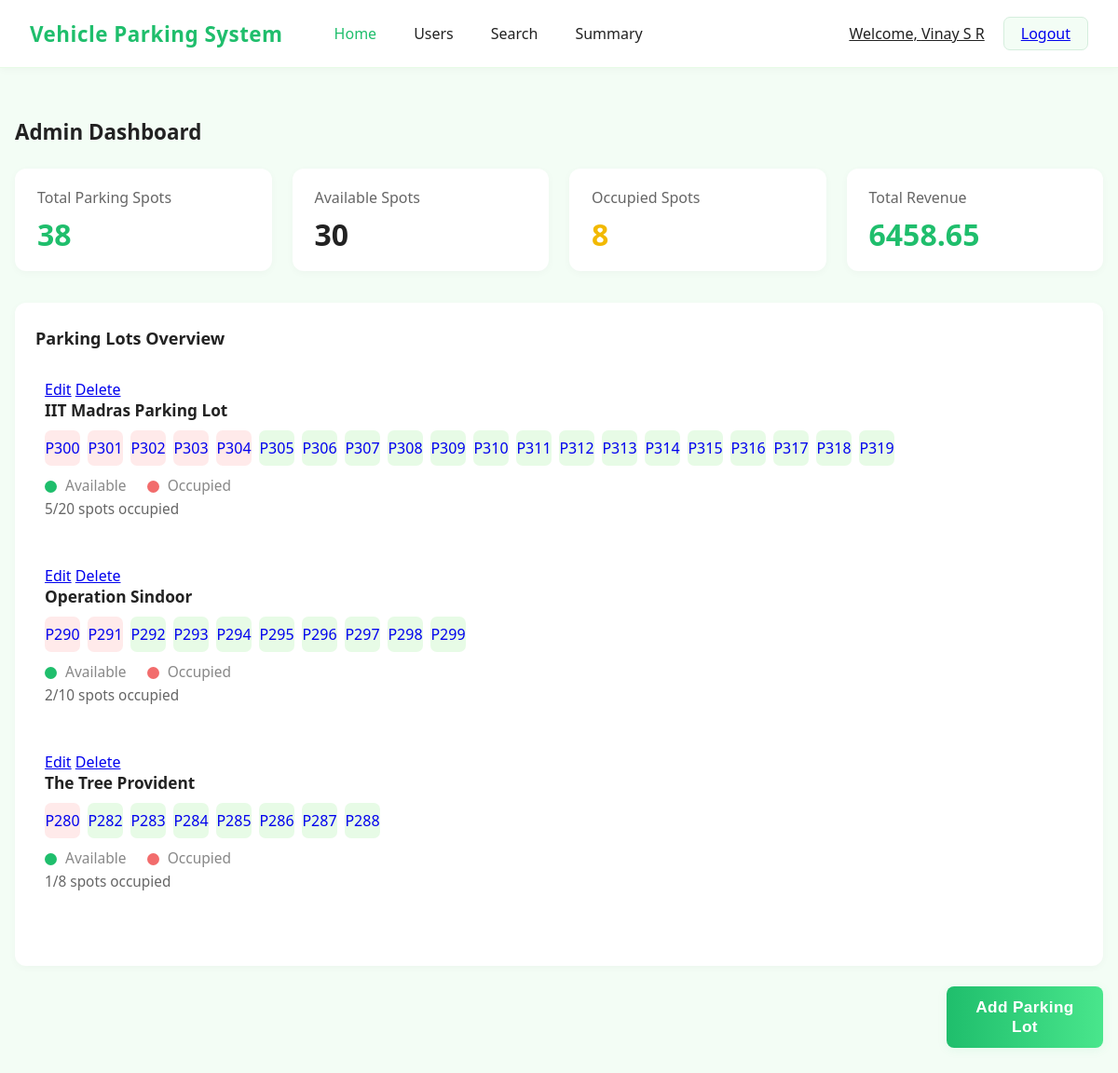
The page /admin_dashboard (signed in) on the database as committed earlier.
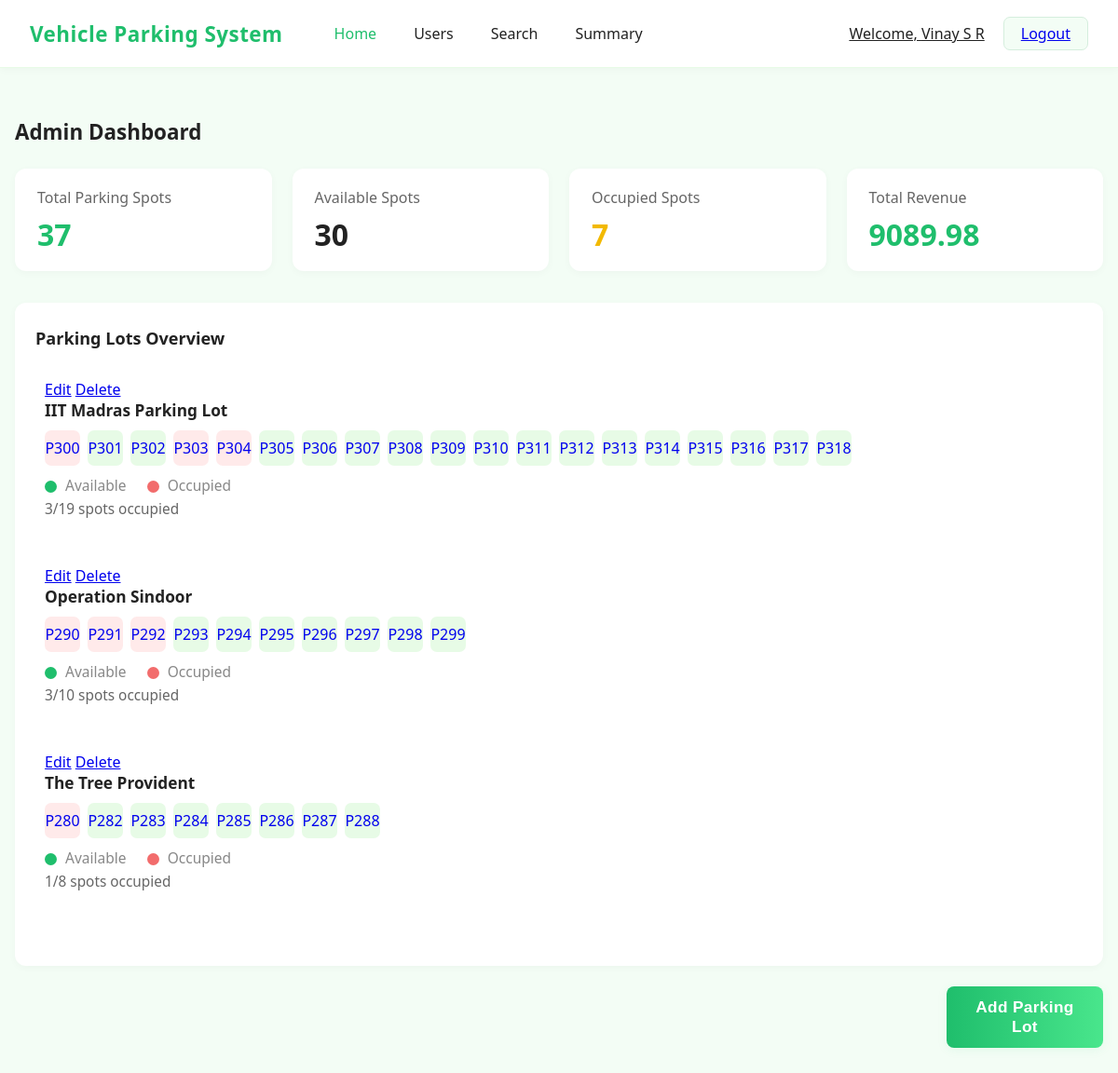
The same page on the database as committed later.
### models/models.py (models this page shows)
class Parking_lot(db.Model):
    __tablename__='parking_lot'
    lot_id=db.Column(db.Integer,primary_key=True,autoincrement=True)
    owner_id = db.Column(db.Integer, db.ForeignKey('user.id', ondelete='CASCADE'))
    lot_name= db.Column(db.Text,nullable=False,unique=True)
    lot_address=db.Column(db.Text,nullable=False)
    lot_spot_count=db.Column(db.Integer,nullable=False)
    lot_price_per_hour=db.Column(db.Integer,nullable=False)
    owner = db.relationship('User', backref=db.backref('parking_lots', passive_deletes=True))
    spots = db.relationship('Parking_spot', backref='lot', cascade="all, delete", passive_deletes=True)
    bookings = db.relationship('Bookings', back_populates='lot', cascade="all, delete", passive_deletes=True)

class Parking_spot(db.Model):
    __tablename__ = 'parking_spot'
    id = db.Column(db.Integer, primary_key=True)
    lot_id = db.Column(db.Integer, db.ForeignKey('parking_lot.lot_id', ondelete="CASCADE"), nullable=False)
    spot_number = db.Column(db.Integer, nullable=False)
    is_available = db.Column(db.String, default="Yes",nullable=False)

### controllers/controllers.py (the view)
@main.route('/admin_dashboard',methods=['GET','POST'])
@login_required
@role_required('admin')
def admin_dashboard():
    if current_user.is_admin == "Yes":
        print("Current user Id",current_user.id)
        parking_lot_list=[lot.lot_name for lot in Parking_lot.query.with_entities(Parking_lot.lot_name).all()]
        print("Parking LOt List", parking_lot_list)
        if parking_lot_list:
            parking_data={}
            for lot_name in parking_lot_list:
                lot_id=Parking_lot.query.filter(Parking_lot.lot_name==lot_name).first().lot_id
                lot_price_per_hour=Parking_lot.query.filter(Parking_lot.lot_name==lot_name).first().lot_price_per_hour
                count = Parking_spot.query.filter(Parking_spot.lot_id == lot_id).count()
                if count>0:
                    occupied_spots = [spot.id for spot in Parking_spot.query.filter_by(lot_id=lot_id, is_available="No").all()]
                    spot_ids = [spot.id for spot in Parking_spot.query.filter(Parking_spot.lot_id == lot_id).all()]
                    occupied_count = Parking_spot.query.filter_by(lot_id=lot_id, is_available="No").count()
                    total_count= int(Parking_spot.query.filter_by(lot_id=lot_id).count())
                    parking_data[lot_name]={
                                                "occupied_spots": occupied_spots,
                                                "occupied_count": occupied_count,
                                                "total_count":total_count,
                                                "lot_price_per_hour":lot_price_per_hour,
                                                "spot_ids":spot_ids,
                                                "lot_id":lot_id
                                            }
                else:
                    parking_data[lot_name]={}
            summary = {
                                "total_parking_spots": 0,
                                "available_spots": 0,
                                "occupied_spots": 0,
                                "total_revenue": 0
                            }
            for lot in parking_data:
                if parking_data[lot]:
                    total = parking_data[lot]["total_count"]
                    occupied = parking_data[lot]["occupied_count"]
                    summary["total_parking_spots"] += total
                    summary["occupied_spots"] += occupied
                    summary["available_spots"] += total - occupied
            charges=ReleaseHistory.query.all()
            total_sum=0
            for record in charges:
                 if record.charge_paid:
                    total_sum=total_sum+record.charge_paid
            summary["total_revenue"]=round(total_sum,2)
            return render_template("dashboard_admin.html", name=current_user.full_name,parking_data=parking_data,summary=summary,id=current_user.id)
        else:
            return render_template("dashboard_admin.html",name=current_user.full_name,parking_data={},summary={},id=current_user.id)
    else:
        return redirect(url_for("main.login"))

### app.py (called while the page is built)
def create_app():
    app = Flask(__name__, template_folder="templates")
    if os.getenv('ENV', 'development') != "production":
        print("Starting Local Development")
        app.config.from_object(LocalDevelopmentConfig)
    else:
        raise Exception("Currently no production config is setup")
    app.register_blueprint(main)
    db.init_app(app)
    login_manager = LoginManager()
    login_manager.login_view = "main.login"
    login_manager.init_app(app)
    @login_manager.user_loader
    def load_user(user_id):
        return User.query.get(int(user_id))
    return app

### controllers/controllers.py (called while the page is built)
def role_required(required_role):
    def decorator(f):
        @wraps(f)
        def decorated_function(*args, **kwargs):
            if not current_user.is_authenticated:
                flash('Please log in to access this page.', 'warning')
                return redirect(url_for('main.login'))
            if required_role == "admin" and current_user.is_admin != "Yes":
                flash('You do not have permission to access this page.', 'danger')
                return redirect(url_for('main.login'))
            return f(*args, **kwargs)
        return decorated_function
    return decorator

### templates/dashboard_admin.html (shortened to what the changed rows need)
<!DOCTYPE html>
<html lang="en">
<head>
  <link rel="stylesheet" href="{{ url_for('static', filename='css/dashboard_admin_style.css') }}">
</head>
<body>
  <main class="main-content">
    <h2 class="dashboard-title">Admin Dashboard</h2>
    <div class="summary-cards">
      <div class="summary-card">
        <div class="summary-label">Total Parking Spots</div>
        {% if summary %}
        <div class="summary-value green">{{ summary["total_parking_spots"] }}</div>
        {% else %}
        <div class="summary-value green">No summary available</div>
        {% endif %}
      </div>
      <div class="summary-card">
        <div class="summary-label">Occupied Spots</div>
        {% if summary %}
           <div class="summary-value orange">{{ summary["occupied_spots"] }}</div>
           {% else %}
           <div class="summary-value green">No summary available</div>
           {% endif %}
      </div>
      <div class="summary-card">
        <div class="summary-label">Total Revenue</div>
        {% if summary %}
        <div class="summary-value green">{{ summary["total_revenue"] }}</div>
        {% else %}
        <div class="summary-value green">No summary available</div>
        {% endif %}
      </div>
    </div>
    <div class="lots-row">
      <div class="lots-overview">
        <div class="lots-flex">
          <div class="lot">
        {% if parking_data %}
          {% for lot in parking_data %}
            <div class="lot-container">
                  <a href="{{ url_for('main.edit_parking_lot',parking_lot_id=parking_data[lot]['lot_id']) }}">Edit</a>
                  <a href="{{ url_for('main.delete_parking_lot',parking_lot_id=parking_data[lot]['lot_id']) }}">Delete</a>
                  <div class="lot-title">{{ lot }}</div>
                  {% if parking_data[lot] %}
                    <div class="lot-spots">
                      {% for x in parking_data[lot]['spot_ids'] %}
                        {% if x in parking_data[lot]["occupied_spots"] %}
                          <div class="spot red"><a href="/{{ lot }}/{{ x }}" style="text-decoration: none;">P{{ x }}</a></div>
                        {% else %}
                          <div class="spot green"><a href="/{{ lot }}/{{ x }}" style="text-decoration: none;">P{{ x }}</a></div>
                        {% endif %}
                      {% endfor %}
                    </div>
                    <div class="lot-legend">
                      <span class="legend-dot green"></span> Available
                      <span class="legend-dot red" style="margin-left:18px;"></span> Occupied
                    </div>
                    <div class="lot-status">
                      {{ parking_data[lot]["occupied_count"] }}/{{ parking_data[lot]["total_count"] }} spots occupied
                    </div>
                  {% endif %}
            </div>
          {% endfor %}
        {% else %}
          <div> <p> No parking data found</p></div>
        {% endif %}
        </div>
      </div>
    </div>
    <br>
    </div>
  </main>
</body>
</html>

Rows that differ between the two databases and show on the page:
removed Parking_spot: id "319", shown under Parking_lot "IIT Madras Parking Lot"
computed for Parking_lot "IIT Madras Parking Lot": lot_name "5" → "3"; lot_name "20" → "19"
changed Parking_lot "Operation Sindoor": lot_name "2" → "3"
Other text that changed with them:
{{ summary["total_parking_spots"] }}: "38" → "37"
{{ summary["occupied_spots"] }}: "8" → "7"
{{ summary["total_revenue"] }}: "6458.65" → "9089.98"
